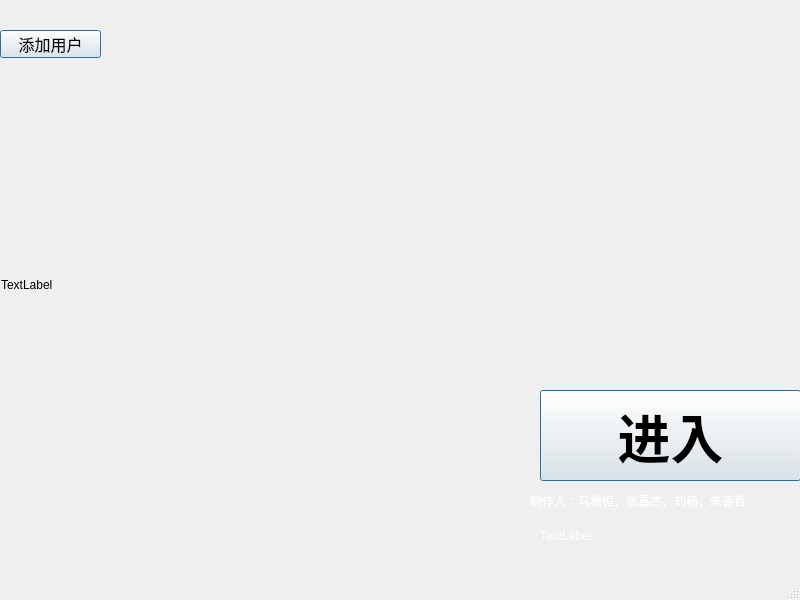
<?xml version="1.0" encoding="UTF-8"?>
<ui version="4.0">
 <class>MainWindow</class>
 <widget class="QMainWindow" name="MainWindow">
  <property name="geometry">
   <rect>
    <x>0</x>
    <y>0</y>
    <width>800</width>
    <height>600</height>
   </rect>
  </property>
  <property name="windowTitle">
   <string>MainWindow</string>
  </property>
  <widget class="QWidget" name="centralwidget">
   <widget class="QLabel" name="beginning_background">
    <property name="geometry">
     <rect>
      <x>1</x>
      <y>-6</y>
      <width>801</width>
      <height>581</height>
     </rect>
    </property>
    <property name="mouseTracking">
     <bool>false</bool>
    </property>
    <property name="styleSheet">
     <string notr="true">border-image: url(:/beginning_background/beginning_background.jpg);</string>
    </property>
    <property name="text">
     <string>TextLabel</string>
    </property>
   </widget>
   <widget class="QLabel" name="clock">
    <property name="geometry">
     <rect>
      <x>540</x>
      <y>520</y>
      <width>261</width>
      <height>31</height>
     </rect>
    </property>
    <property name="styleSheet">
     <string notr="true">color: rgb(255, 255, 255);</string>
    </property>
    <property name="text">
     <string>TextLabel</string>
    </property>
   </widget>
   <widget class="QLabel" name="author">
    <property name="geometry">
     <rect>
      <x>530</x>
      <y>480</y>
      <width>271</width>
      <height>41</height>
     </rect>
    </property>
    <property name="styleSheet">
     <string notr="true">color: rgb(255, 255, 255);</string>
    </property>
    <property name="text">
     <string>制作人：马楷恒，张嘉杰，刘杨，朱善哲</string>
    </property>
   </widget>
   <widget class="QPushButton" name="add_user">
    <property name="geometry">
     <rect>
      <x>0</x>
      <y>30</y>
      <width>101</width>
      <height>28</height>
     </rect>
    </property>
    <property name="font">
     <font>
      <family>Agency FB</family>
      <pointsize>12</pointsize>
      <weight>50</weight>
      <bold>false</bold>
     </font>
    </property>
    <property name="text">
     <string>添加用户</string>
    </property>
    <property name="autoDefault">
     <bool>true</bool>
    </property>
    <property name="default">
     <bool>true</bool>
    </property>
   </widget>
   <widget class="QPushButton" name="enter">
    <property name="geometry">
     <rect>
      <x>540</x>
      <y>390</y>
      <width>261</width>
      <height>91</height>
     </rect>
    </property>
    <property name="font">
     <font>
      <family>华文楷体</family>
      <pointsize>40</pointsize>
      <weight>75</weight>
      <italic>false</italic>
      <bold>true</bold>
     </font>
    </property>
    <property name="styleSheet">
     <string notr="true"/>
    </property>
    <property name="text">
     <string>进入</string>
    </property>
    <property name="autoDefault">
     <bool>true</bool>
    </property>
    <property name="default">
     <bool>true</bool>
    </property>
   </widget>
  </widget>
  <widget class="QMenuBar" name="menubar">
   <property name="geometry">
    <rect>
     <x>0</x>
     <y>0</y>
     <width>800</width>
     <height>26</height>
    </rect>
   </property>
  </widget>
  <widget class="QStatusBar" name="statusbar"/>
 </widget>
 <resources>
  <include location="beginning_background.qrc"/>
 </resources>
 <connections/>
</ui>
